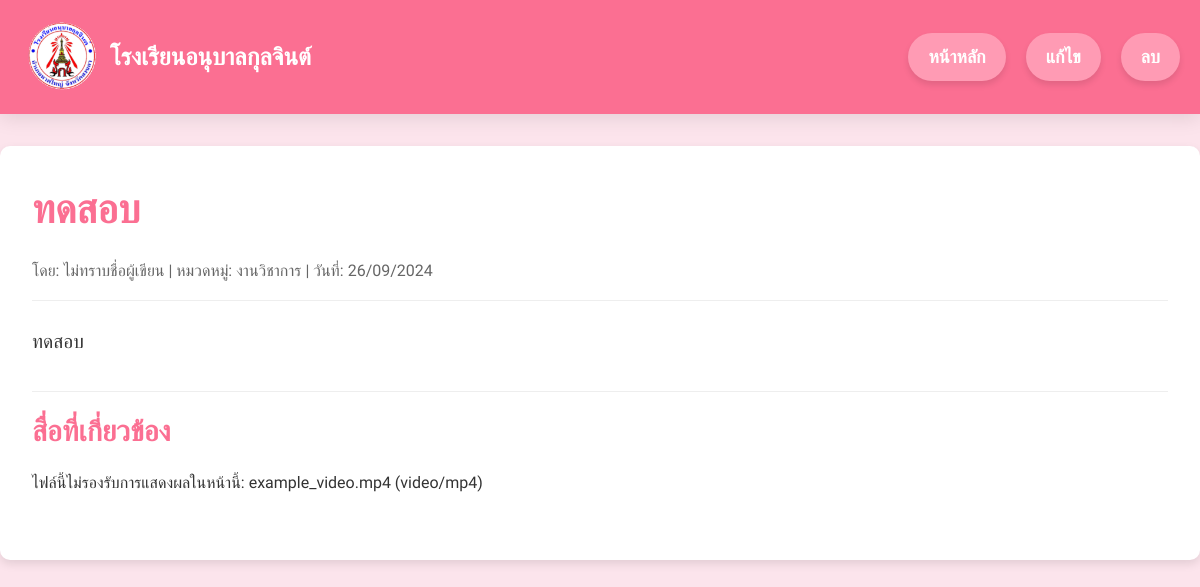
The app's page /P2/HOME/manage/news_detail.php?id=1 with its own data.
### tables this page shows
CREATE TABLE `articles` (
  `id` int(11) NOT NULL,
  `title` varchar(255) NOT NULL,
  `description` text DEFAULT NULL,
  `author_id` int(11) DEFAULT NULL,
  `category_id` int(11) DEFAULT NULL,
  `created_at` timestamp NOT NULL DEFAULT current_timestamp()
);

CREATE TABLE `categories` (
  `id` int(11) NOT NULL,
  `name` varchar(100) NOT NULL,
  `slug` varchar(100) NOT NULL
);

CREATE TABLE `media` (
  `id` int(11) NOT NULL,
  `file_name` varchar(255) NOT NULL,
  `file_type` varchar(50) NOT NULL,
  `file_path` varchar(255) NOT NULL,
  `duration` int(11) DEFAULT NULL COMMENT 'ระยะเวลาของวิดีโอเป็นวินาที'
);

### P2/HOME/manage/news_detail.php (the view, shortened to what this page needs)
<?php
require_once '../db.php';
if (isset($_GET['id'])) {
    $article_id = intval($_GET['id']);
    $sql_article = "SELECT a.title, a.description, a.created_at,
                           IFNULL(ad.first_name, 'ไม่ทราบชื่อผู้เขียน') AS author_name,
                           c.name AS category_name
                    FROM articles a
                    LEFT JOIN admin ad ON a.author_id = ad.id
                    LEFT JOIN categories c ON a.category_id = c.id
                    WHERE a.id = ?";
    $stmt_article = $conn->prepare($sql_article);
    $stmt_article->bind_param("i", $article_id);
    $stmt_article->execute();
    $article_result = $stmt_article->get_result();
    $article = $article_result->fetch_assoc();
    $sql_media = "SELECT m.file_name, m.file_type
                  FROM media m
                  INNER JOIN article_media am ON m.id = am.media_id
                  WHERE am.article_id = ?";
    $stmt_media = $conn->prepare($sql_media);
    $stmt_media->bind_param("i", $article_id);
    $stmt_media->execute();
    $media_result = $stmt_media->get_result();
    $media_files = $media_result->fetch_all(MYSQLI_ASSOC);
    usort($media_files, function($a, $b) {
        $order = ['pdf' => 1, 'video' => 2, 'image' => 3];
        return $order[$a['file_type']] - $order[$b['file_type']];
    });
} else {
    die("ไม่พบรหัสบทความ.");
}
?>
<!DOCTYPE html>
<html lang="th">
<head>
    <link rel="stylesheet" href="css/detaill.css">
</head>
<body>
    <header class="header">
        <div class="header-content">
            <img src="logo.png" alt="Logo" class="logo">
            <h1 class="school-name">โรงเรียนอนุบาลกุลจินต์</h1>
        </div>
        <div class="nav-links">
            <a href="/P2/HOME/manage/page.php">หน้าหลัก</a>
            <a href="/P2/HOME/edit.php?id=<?= $article_id ?>">แก้ไข</a>
            <a href="/P2/HOME/delete.php?id=<?= $article_id ?>" onclick="return confirm('คุณต้องการลบบทความนี้หรือไม่?')">ลบ</a>
        </div>
    </header>
    <div class="container">
        <h1 class="article-title"><?= htmlspecialchars($article['title']) ?></h1>
        <div class="article-meta">
            <span>โดย: <?= htmlspecialchars($article['author_name']) ?></span> |
            <span>หมวดหมู่: <?= htmlspecialchars($article['category_name']) ?></span> |
            <span>วันที่: <?= date('d/m/Y', strtotime($article['created_at'])) ?></span>
        </div>
        <div class="article-content">
            <?= nl2br(htmlspecialchars($article['description'])) ?>
        </div>
        <div class="media">
            <h2>สื่อที่เกี่ยวข้อง</h2>
            <?php if (!empty($media_files)): ?>
                <?php foreach ($media_files as $media): ?>
                    <?php
                    $file_name = htmlspecialchars($media['file_name']);
                    $file_type = $media['file_type'];
                    $file_path = '';
                    ?>
                    <div class="media-item">
                        <?php if ($file_type === 'pdf'): ?>
                            <a href="<?= $file_path ?>" target="_blank" class="pdf-link">ดาวน์โหลด <?= $file_name ?></a>
                        <?php elseif ($file_type === 'image'): ?>
                            <img src="<?= $file_path ?>" alt="<?= $file_name ?>" onclick="showPopupImage(this.src)">
                        <?php else: ?>
                            <p>ไฟล์นี้ไม่รองรับการแสดงผลในหน้านี้: <?= $file_name ?> (<?= $file_type ?>)</p>
                        <?php endif; ?>
                    </div>
                <?php endforeach; ?>
            <?php else: ?>
                <p>ไม่มีสื่อที่เกี่ยวข้องกับบทความนี้</p>
            <?php endif; ?>
        </div>
    </div>
</body>
</html>

### P2/HOME/manage/css/detaill.css (style rules this page uses)
:root { --primary-color: #00838f; --secondary-color: #0097a7; --accent-color: #ffd54f; --text-color: #333333; --light-text-color: #ffffff; }
* { margin: 0; padding: 0; box-sizing: border-box; }
body { font-family: 'Sarabun', sans-serif; background-color: #FCE4EC; color: var(--text-color); line-height: 1.6; }
.header { background-color: #FB6F92; color: white; padding: 20px; font-size: 24px; font-weight: 600; box-shadow: 0 4px 19px rgba(0, 0, 0, 0.1); position: relative; display: flex; align-items: center; justify-content: space-between; }
.header-content { display: flex; align-items: center; justify-content: flex-start; }
.logo { width: 80px; height: auto; margin-right: 10px; }
.school-name { font-size: 24px; font-weight: bold; }
.nav-links { margin-left: auto; display: flex; justify-content: flex-end; gap: 20px; }
.nav-links a { color: white; text-decoration: none; background-color: #FF9BB4; padding: 10px 20px; font-size: 18px; border-radius: 30px; transition: background-color 0.3s ease, transform 0.3s ease; box-shadow: 0 4px 6px rgba(0, 0, 0, 0.1); }
.container { max-width: 1500px; margin: 2rem auto; padding: 2rem; background-color: white; border-radius: 10px; box-shadow: 0 4px 10px rgba(0, 0, 0, 0.1); }
.article-title { font-size: 2.5rem; font-weight: bold; color: #FB6F92; margin-bottom: 1rem; }
.article-meta { font-size: 1rem; color: #666; margin-bottom: 1.5rem; padding-bottom: 1rem; border-bottom: 1px solid #eee; }
.article-content { font-size: 1.2rem; line-height: 1.8; margin-bottom: 2rem; }
.media h2 { font-size: 1.8rem; color: #FB6F92; margin-bottom: 1rem; padding-top: 1rem; border-top: 1px solid #eee; }
.media-item { margin-bottom: 2rem; }

### records on screen
articles: title "ทดสอบ", category.name "งานวิชาการ", created_at "26/09/2024", description "ทดสอบ"
media: file_name "example_video.mp4", file_type "video/mp4"

### other values on screen
$article['author_name'] "ไม่ทราบชื่อผู้เขียน"
